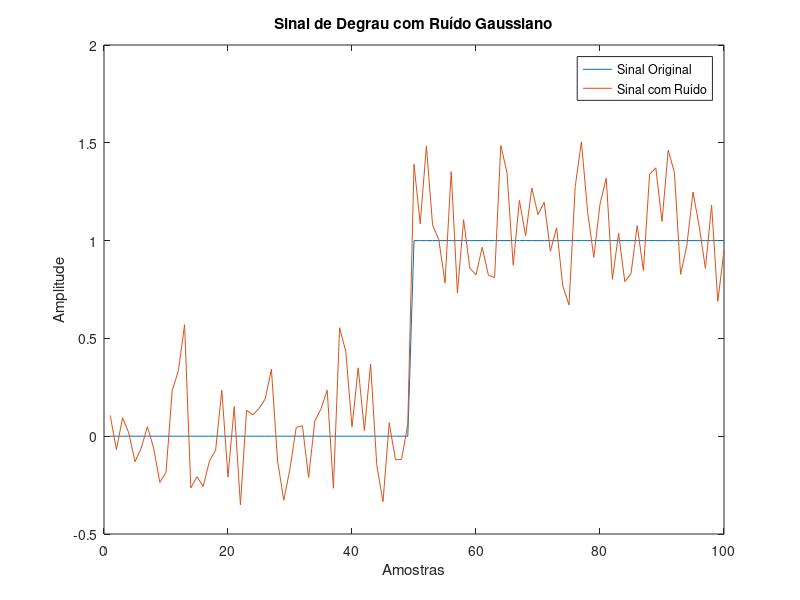

Write the MATLAB code that produced this figure.
clc
clear
close all

degrau = zeros(1, 100);
degrau(50:end) = 1; % Sinal degrau
ruido_gaussiano = 0.2 * randn(size(degrau)); % Ruído gaussiano com média 0 e desvio padrão 0.2
sinal_Degrau_Ruido= degrau + ruido_gaussiano; % Adicionando o ruído ao sinal
plot(degrau);
hold on;
plot(sinal_Degrau_Ruido);
title('Sinal de Degrau com Ruído Gaussiano');
xlabel('Amostras');
ylabel('Amplitude');
legend('Sinal Original', 'Sinal com Ruído');

save  degrauRuido.mat sinal_Degrau_Ruido
